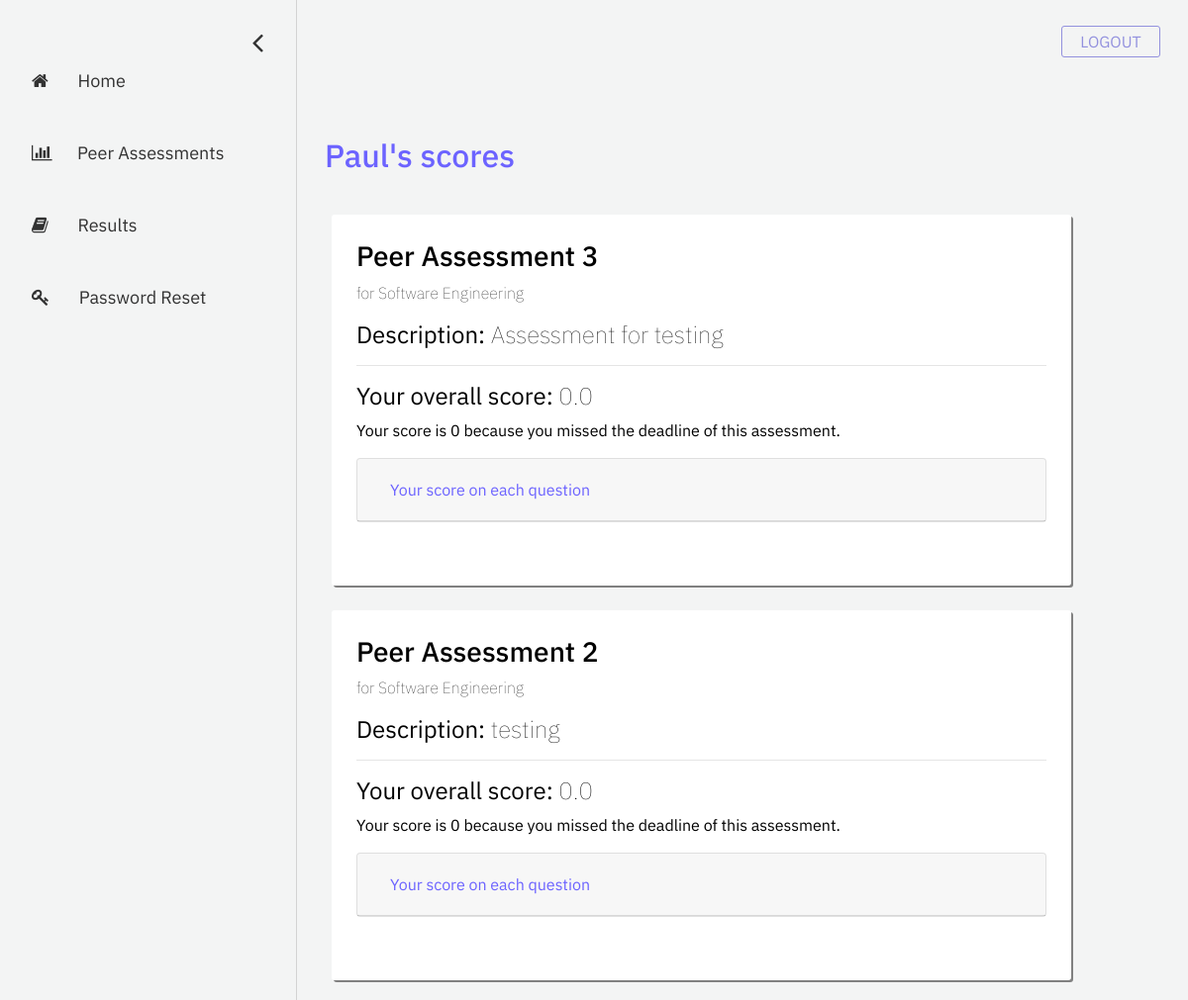
Screenshot of /student/completed-assessments (signed in) with the database file from the repository.
### account/models.py (models this page shows, shortened)
class User(AbstractBaseUser, PermissionsMixin):
    email = models.EmailField(
        verbose_name=_('email address'), max_length=255, unique=True
    )
    first_name = models.CharField(_('first name'), max_length=30, blank=True)
    last_name = models.CharField(_('last name'), max_length=150, blank=True)
    eagle_id = models.CharField(max_length = 8, unique=True)
    is_student = models.BooleanField(
        _('student status'),
        default=False,
        help_text=_(
            'Shows whether this user is a student. '
        ),
    )
    is_instructor = models.BooleanField(
        _('instructor status'),
        default=False,
        help_text=_(
            'Shows whether this user is a instructor. '
        ),
    )
    is_active = models.BooleanField(
        _('active'),
        default=True,
        help_text=_(
            'Designates whether this user should be treated as active. '
            'Unselect this instead of deleting accounts.'
        ),
    )
    is_staff = models.BooleanField(
        _('admin status'),
        default=False,
        help_text=_(
            'Designates whether the user can log into this admin site.'
        ),
    )
    date_joined = models.DateTimeField(
        _('date joined'), default=timezone.now
    )
    objects = UserManager()
    USERNAME_FIELD = 'email'
    REQUIRED_FIELDS = ['first_name', 'last_name', 'eagle_id', 'is_student', 'is_instructor']

### assessment/models.py (models this page shows, shortened)
class Assessment(models.Model):
    name = models.CharField("assessment name", max_length=255)
    description = models.TextField("description", max_length=512, blank=True)
    date_created = models.DateTimeField("date created", auto_now_add=True)
    start_date = models.DateField("start date")
    end_date = models.DateField("end date")
    open_status = models.BooleanField("open status", default=True)
    course = models.ForeignKey(Course, on_delete=models.CASCADE) # the course that this peer review belongs to
    questions = models.ManyToManyField(Question) # a set of Questions under this assessment
    result_sets = models.ManyToManyField(Result_set) # a set of Result_sets under this assessment
    completed_students = models.ManyToManyField(User, related_name="completed_students") # a set of Users who have completed this assessment
    def is_open(self):
        return self.open_status

class Result_set(models.Model):
    student = models.ForeignKey(User, related_name="evaluated_student", on_delete=models.CASCADE)
    team = models.ForeignKey(Team, on_delete=models.CASCADE)
    rating_answers = models.ManyToManyField(Answer, related_name="rating_answers") # a set of rating Answers under this assessment
    text_answers = models.ManyToManyField(Answer, related_name="text_answers") # a set of text Answers under this assessment
    def get_overall_average(self):
        scores = [answer.answer_rating for answer in self.rating_answers.all()] # a list of scores
        return round(np.mean(scores), 2)

class Answer(models.Model):
    question = models.ForeignKey(Question, on_delete=models.CASCADE)
    evaluator = models.ForeignKey(User, related_name="evaluator", on_delete=models.CASCADE) # the person who evaluates others
    team_member = models.ForeignKey(User, related_name="team_member", on_delete=models.CASCADE) # the person being evaluated
    answer_text = models.CharField("answer text", max_length=512, null=True) # answer for free response
    answer_rating = models.SmallIntegerField("answer rating", null=True) # answer for rating question (1-5)
    date_added = models.DateTimeField("date added", auto_now_add=True)
    date_modified = models.DateTimeField("date modified", auto_now=True)
    def get_answer(self):
        if self.question.type_answer == self.question.TYPE_Rating:
            return self.answer_rating
        else:
            return self.answer_text

### registration/models.py (models this page shows, shortened)
class Course(models.Model):
    course_name = models.CharField("course name", max_length=60)
    course_code = models.IntegerField("course code")
    section_number = models.SmallIntegerField("section number")
    year = models.SmallIntegerField("year of realization")
    semester_choices = (
        ('S', 'Spring'),
        ('F', 'Fall'),
    )
    semester = models.CharField("semester of realization", max_length = 1, choices = semester_choices)
    professors = models.ManyToManyField(User)
    students = models.ManyToManyField(User, related_name="students")

### eval_student/views.py (the view)
# urls.py: path('completed-assessments', views.completed_assessments, name='completed-assessments'),
def completed_assessments(request):
    assessment_list = Assessment.objects.all()
    filtered_list = []
    for assessment in assessment_list:
       if request.user in assessment.course.students.all() and not assessment.is_open():
           filtered_list.append(assessment)
    context = {
        'assessment_list': filtered_list,
    }
    return render(request, 'eval_student/completed-assessments.html', context=context)

### eval_student/templatetags/eval_student_extras.py (called while the page is built)
@register.simple_tag
def find_result_set(result_sets, student, course):
    for team in Team.objects.filter(course=course).all():
        if student in team.student.all():
            the_team = team
            break
    return result_sets.filter(student=student, team=the_team).first()

@register.simple_tag
def get_per_question_average(result_set, q_id):
        scores = [answer.answer_rating for answer in result_set.rating_answers.all() if answer.question.id == q_id] # a list of scores of that question
        return round(np.mean(scores), 2)

@register.simple_tag
def get_free_response(result_set, q_id):
        text = ''
        for answer in result_set.text_answers.all():
            if answer.question.id == q_id and answer.get_answer() != None:
                text += answer.get_answer()
                text += ';'
        return text

### eval_student/templates/eval_student/completed-assessments.html (shortened to what this page needs)
{% extends 'eval_student/base-sidebar.html'%}
{% load eval_student_extras %}
{% load static %}
{% block content%}
	<div id="main">
		<div class="container">
			<div class="container row">
				<h2 style="color: #6C63FF;">{{ user.first_name }}'s scores</h2>
			</div>
			{% if assessment_list|length > 0 %}
				{% for assessment in assessment_list %}
					<div class="column course-box">
						<h3> {{ assessment.name }} </h3>
						<p style="font-weight: 20;"> for {{ assessment.course.course_name }}</p>
						{% if assessment.description != '' %}
							<h4><b>Description:</b> {{ assessment.description }}</h4>
						{% else %}
							<h4><b>Description:</b> No assessment description</h4>
						{% endif %}
						<hr>
						{% find_result_set assessment.result_sets request.user assessment.course as result_set %}
						<h4><b>Your overall score:</b> {{ result_set.get_overall_average }}</h4>
						{% if result_set.get_overall_average == 0 %}
							<p>Your score is 0 because you missed the deadline of this assessment.</p>
						{% endif %}
						<div style="margin-top: 2%; margin-bottom: 2%;">
							<div class="card">
								<div class="card-header" id="headingOne_@{{ assessment.id }}">
									<h5 class="mb-0">
										<button style="color: #6C63FF;" class="btn btn-link" data-toggle="collapse" data-target="#collapseOne_@{{ assessment.id }}" aria-expanded="true" aria-controls="collapseOne_@{{ assessment.id }}">
											Your score on each question
										</button>
									</h5>
								</div>
							</div>
						</div>
					</div>
				{% endfor %}
			{% else %}
				No results available.
			{% endif %}
		</div>
	</div>
{% endblock %}

### eval_student/static/eval_student/css/base-sidebar.css (style rules this page uses)
body { font-family: 'IBM Plex Sans', sans-serif; background-color: #f3f4f4; }
#main { transition: margin-left .5s; padding: 20px; }
.row { position: relative; top: 20px; padding: 8px; margin-top: 10px; margin-bottom: 45px; }
.course-box { width: 90% !important; background-color: white; color: black; padding: 25px; padding-bottom: 50px; margin-right: 15px; margin-top: 25px; border-radius: 3px; box-shadow: 2px 2px grey; }

### eval_student/static/eval_student/css/peer-assessments.css (style rules this page uses)
h4 { font-weight: 80; margin-right: 5%; }

### rows the page displays
User: first_name "Paul"
Assessment: name "Peer Assessment 3", course.course_name "Software Engineering", description "Assessment for testing"
Result_set: get_overall_average "0.0"
Assessment: name "Peer Assessment 2", course.course_name "Software Engineering", description "testing"
Result_set: get_overall_average "0.0"
